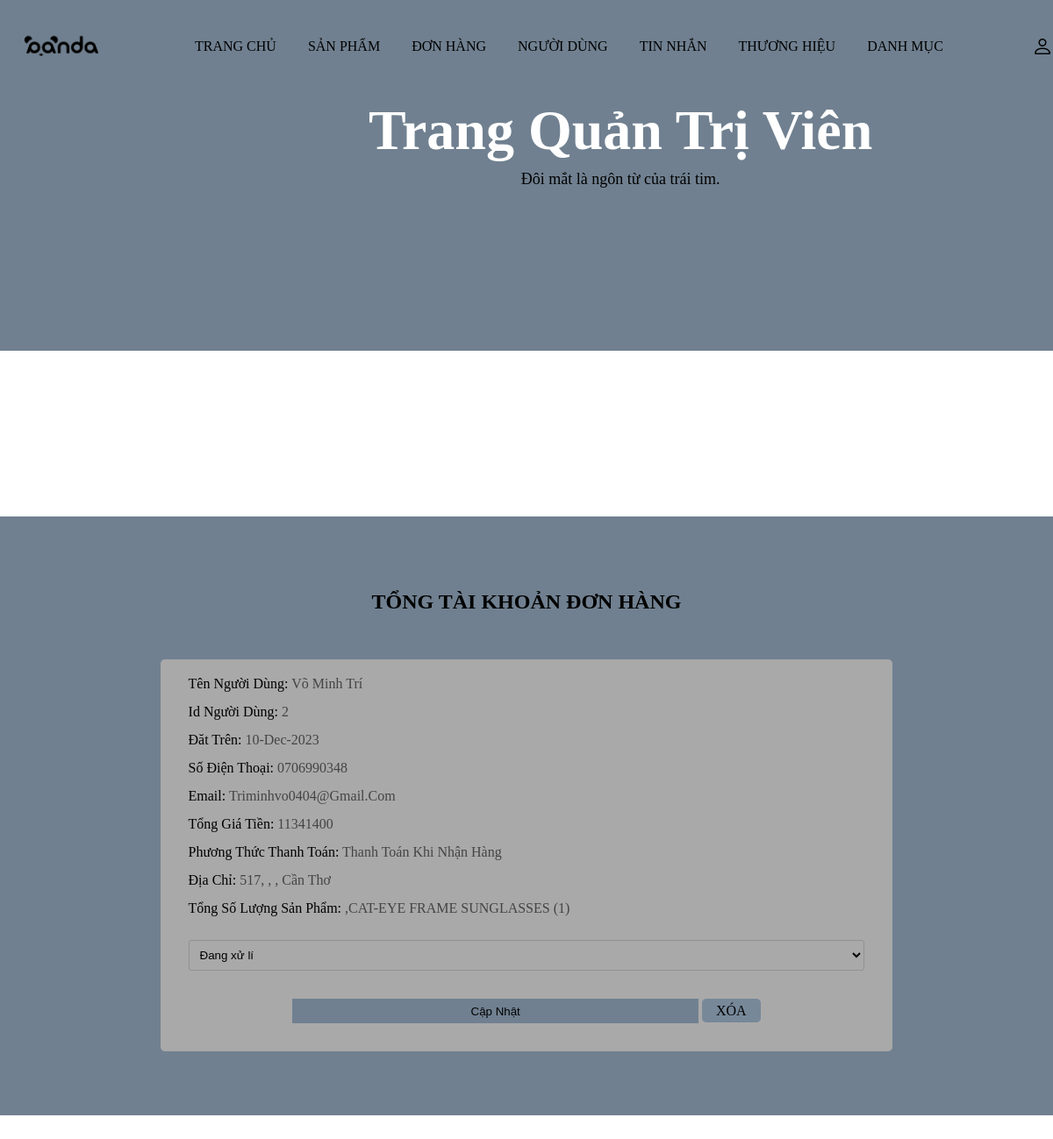
The app's page /admin_order.php (signed in) with its own data.
### tables this page shows
CREATE TABLE `orders` (
  `id` int(255) NOT NULL,
  `user_id` int(255) NOT NULL,
  `name` varchar(255) NOT NULL,
  `number` varchar(255) NOT NULL,
  `email` varchar(255) NOT NULL,
  `method` varchar(255) NOT NULL,
  `address` varchar(255) NOT NULL,
  `total_products` varchar(255) NOT NULL,
  `total_price` varchar(255) NOT NULL,
  `placed_on` varchar(255) NOT NULL,
  `payment_status` varchar(255) NOT NULL DEFAULT 'Đang xử lý'
);

### admin_order.php (the view, shortened to what this page needs)
<?php
    include 'connection.php';
?>
<!DOCTYPE html>
<html lang="en">
<head>
    <link rel="stylesheet" href="https://cdn.jsdelivr.net/npm/bootstrap-icons@1.9.1/font/bootstrap-icons.css">
    <link rel="stylesheet" type="text/css" href="style.css?v=1.1 <?php echo time();?>">
</head>
<body>
    <?php include 'admin_header.php';?>
<div class="line4"></div>
    <section class="order-container">
        <h1 class="title">Tổng tài khoản đơn hàng</h1>
        <div class="box-container">
            <?php
                $select_orders = mysqli_query($conn, "SELECT * FROM orders") or die('query failed');
                if(mysqli_num_rows($select_orders) > 0){
                    while($fetch_orders = mysqli_fetch_assoc($select_orders)){
            ?>
            <div class="box">
                <p>Tên người dùng: <span><?php echo $fetch_orders['name']; ?></span></p>
                <p>Id người dùng: <span><?php echo $fetch_orders['user_id']; ?></span></p>
                <p>Đăt trên: <span><?php echo $fetch_orders['placed_on']; ?></span></p>
                <p>Số điện thoại: <span><?php echo $fetch_orders['number']; ?></span></p>
                <p>email: <span><?php echo $fetch_orders['email']; ?></span></p>
                <p>Tổng giá tiền: <span><?php echo $fetch_orders['total_price']; ?></span></p>
                <p>Phương thức thanh toán: <span><?php echo $fetch_orders['method']; ?></span></p>
                <p>Địa chỉ: <span><?php echo $fetch_orders['address']; ?></span></p>
                <p>Tổng số lượng sản phẩm: <span><?php echo $fetch_orders['total_products']; ?></span></p>
                <form method="post">
                    <select name="update-payment">
                        <option disabled selected><?php echo $fetch_orders['payment_status'];?></option>
                    </select>
                    <input type="submit" name="update_order" value="Cập nhật" class="btn-update-payment">
                    <a class="btn-delete" href="admin_order.php?delete=<?php echo $fetch_orders['id'];?>;" onclick="return confirm('Xóa đơn hàng này');">Xóa</a>
                </form>
            </div>
            <?php
                    }
                }else{
                    echo'
                        <div class="empty">
                            <p>Chưa có đơn hàng nào được đặt!</p>
                        </div>
                    ';
                }
            ?>
        </div>
    </section>
    <div class="line"></div>
</body>
</html>

### style.css (style rules this page uses)
* { margin: 0; padding: 0; box-sizing: border-box; }
:root { --box-shadow: 0px 0px 0px 6px rgb(255 255 255/40%); --orange: #708090; }
a { text-decoration: none; }
.btn-delete { padding: .3rem 1em; text-transform: uppercase; background: #778899; color: #000000; border-radius: 5px; cursor: pointer; }
.btn-update-payment { padding: .4rem 2em; text-transform: uppercase; background: #778899; color: #000000; border-radius: 5px; cursor: pointer; }
.title { text-align: center; margin-bottom: 1rem; }
.line, .line4 { width: 100%; height: 100px; margin-top: -3.6rem; }
.line { margin-bottom: 10rem; }
input, button, select, textarea { outline: none; border :1px solid #55555544; background: transparent; width: 100%; padding: 1rem 1.5rem; border-radius: 10px; margin: 1rem 0; }
input[type=submit] { cursor: pointer; }
.form-container::before, .show-products::before, .message-container::before, .order-container::before { content: ''; position: absolute; top: -5%; left: -10px; width: 255px; height: 650px; background-size: 225px; background-repeat: no-repeat; z-index: 100; }
.box-container { padding: 2% 8%; display: grid; grid-template-columns: repeat(auto-fit, minmax(15rem, 1fr)); column-gap: 1rem; }
.box-container .box { background: #A9A9A9; box-shadow: #2F4F4F; padding: 2rem; text-align: center; border-radius: 5px; margin: 1rem; }
.show-products, .message-container, .order-container { position: relative; background: var(--orange); margin-top: -3.5rem; }
.show-produsts::before, .order-container::before { background-image: url(); top: -100px; }
.box-container .box { line-height: 1.5; }
.message-container .title, .order-container .title { text-transform: uppercase; padding-top: 3rem; }
.order-container { padding: 3% 7%; }
.order-container .box-container { grid-template-columns: repeat(auto-fit, minmax(20rem, 1fr)); justify-content: center; align-items: flex-start; }
.box-container .box { text-align: left; padding: 1rem 2rem; }
.order-container .box p { margin-bottom: .5rem; text-transform: capitalize; color: black; }
.order-container .box span { color: #444; }
.order-container form { text-align: center; }
.order-container form select { width: 100%; margin: 1rem auto; padding: .5rem; cursor: pointer; border-radius: 3px; }
.order-container form input { width: 60%; border-radius: unset; border: none; background: var(--orange); color: #000; text-transform: capitalize; }

### records on screen
orders: name "Võ Minh Trí", user "2", placed_on "10-Dec-2023", number "0706990348", email "Triminhvo0404@gmail.com", total_price "11341400", method "Thanh Toán Khi Nhận Hàng", address "517, , , Cần Thơ", total_products ",CAT-EYE FRAME SUNGLASSES (1)", update-payment "Đang xử lí"
